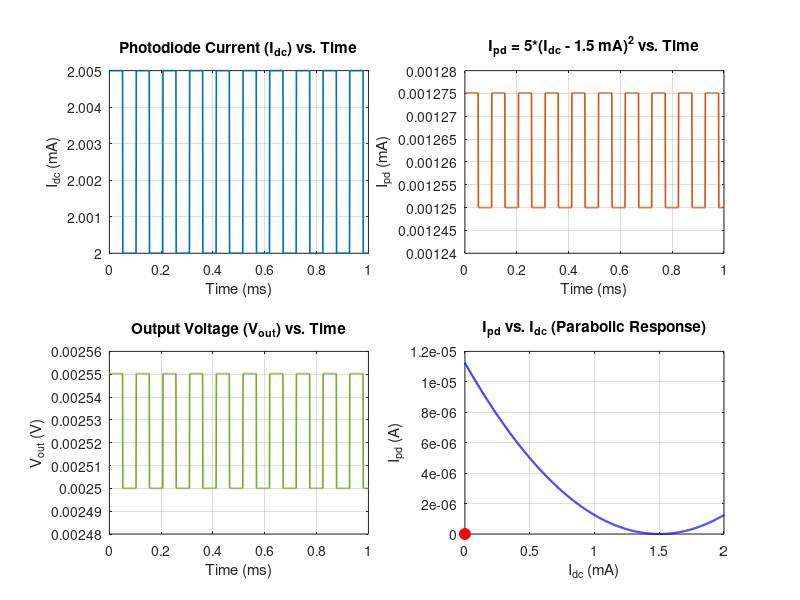

Source code (MATLAB): (Note: this script raises an error after producing the figure.)
clear; clc; close all;

%% 1. Generate the CSAC Signals
Fs       = 1e6;          % Sampling frequency: 1 MHz
Tend     = 1e-3;         % End time = 1 ms
t        = 0:1/Fs:Tend;  % Time vector

f_square = 9.7e3;        % Square wave frequency = 9.7 kHz
Iac_amp  = 5e-6;         % Square wave amplitude = 5 µA
Idc_off  = 2e-3;         % DC offset = 2 mA

% Generate square wave (from 0 to 5 µA)
sq_raw   = square(2*pi*f_square*t);  % -1 to +1
sq_shift = (sq_raw + 1)/2;           % shift to 0..1
Iac      = Iac_amp * sq_shift;       % 0..5 µA
Idc      = Idc_off + Iac;           % total current

% Compute Ipd and V_out
Ipd_func = @(I) 5*(I - 1.5e-3).^2;
Ipd = Ipd_func(Idc);
V_out = 2000 * Ipd;

%% 2. Create 4 Subplots: (Idc, Ipd, V_out vs time) + (Ipd vs Idc)
figure('Color','w','Position',[50 50 1200 800]);

subplot(2,2,1);
plot(t*1e3, Idc*1e3, 'LineWidth',1.2);
xlabel('Time (ms)'); ylabel('I_{dc} (mA)');
title('Photodiode Current (I_{dc}) vs. Time');
grid on;

subplot(2,2,2);
plot(t*1e3, Ipd*1e3, 'LineWidth',1.2, 'Color',[0.8500 0.3250 0.0980]);
xlabel('Time (ms)'); ylabel('I_{pd} (mA)');
title('I_{pd} = 5*(I_{dc} - 1.5 mA)^2 vs. Time');
grid on;

subplot(2,2,3);
plot(t*1e3, V_out, 'LineWidth',1.2, 'Color',[0.4660 0.6740 0.1880]);
xlabel('Time (ms)'); ylabel('V_{out} (V)');
title('Output Voltage (V_{out}) vs. Time');
grid on;

subplot(2,2,4);
Idc_range = linspace(0,2e-3,1000);
Ipd_range = Ipd_func(Idc_range);
plot(Idc_range*1e3, Ipd_range, 'b','LineWidth',1.5); hold on;
plot(0,0,'ro','MarkerSize',8,'MarkerFaceColor','r');  % placeholder
xlabel('I_{dc} (mA)'); ylabel('I_{pd} (A)');
title('I_{pd} vs. I_{dc} (Parabolic Response)');
grid on;

sgtitle('CSAC Signal Analysis and Parabolic Response');

%% 3. Coarse Tuning (Two-Point Method)
x1_initial   = 1.9e-3;          % from square wave
x2_initial   = 1.9e-3 + 5e-6;   % 5 µA higher
coarse_step  = 12e-6;         % 12 µA step
x1 = x1_initial;
x2 = x2_initial;

y1 = Ipd_func(x1);
y2 = Ipd_func(x2);

% Determine which side based on ordering
if y1 > y2
    side = 'left';   % on left side => need to shift right
else
    side = 'right';  % on right side => shift left
end

fprintf('--- Coarse Tuning Start ---\n');
fprintf('Initial: x1=%.6e A, x2=%.6e A, y1=%.3e, y2=%.3e, side=%s\n',...
    x1, x2, y1, y2, side);

% Store iteration history for x1, x2, y1, y2
history_x1_coarse = [];
history_x2_coarse = [];
history_y1_coarse = [];
history_y2_coarse = [];

% Record the initial state
history_x1_coarse(end+1) = x1;
history_x2_coarse(end+1) = x2;
history_y1_coarse(end+1) = y1;
history_y2_coarse(end+1) = y2;

% Animation
figure('Color','w','Position',[100 100 900 600]);
hCurve = plot(Idc_range*1e3, Ipd_range, 'b', 'LineWidth',1.5); hold on;
hCoarsePts = plot([x1,x2]*1e3, [y1,y2], 'ro','MarkerSize',8,'MarkerFaceColor','r');
xlabel('I_{dc} (mA)'); ylabel('I_{pd} (A)');
title('Coarse Tuning on Parabolic Response');
legend('Ipd = 5*(I_{dc}-1.5e^{-3})^2','Operating Points','Location','NorthWest');
grid on;

iter = 0; 
max_iter = 1000;
pause_duration = 0.1;

while iter < max_iter
    if strcmp(side,'left') && (y1 > y2)
        x1 = x1 + coarse_step;
        x2 = x2 + coarse_step;
    elseif strcmp(side,'right') && (y1 < y2)
        x1 = x1 - coarse_step;
        x2 = x2 - coarse_step;
    else
        % The ordering reversed => done
        break;
    end
    
    y1 = Ipd_func(x1);
    y2 = Ipd_func(x2);
    iter = iter + 1;
    
    % Record iteration
    history_x1_coarse(end+1) = x1;
    history_x2_coarse(end+1) = x2;
    history_y1_coarse(end+1) = y1;
    history_y2_coarse(end+1) = y2;
    
    fprintf('Coarse Iter %d: x1=%.6e, x2=%.6e, y1=%.3e, y2=%.3e\n',...
        iter, x1, x2, y1, y2);
    
    set(hCoarsePts, 'XData', [x1, x2]*1e3, 'YData', [y1, y2]);
    drawnow; pause(pause_duration);
end

fprintf('Final Coarse Operating Point:\n');
fprintf('x1=%.6e A, x2=%.6e A, y1=%.3e, y2=%.3e\n\n', x1, x2, y1, y2);

%% 4. Fine Tuning (Two-Point Method)
fine_step = 100e-9;
if strcmp(side,'left')
    x2_fine = x1 + fine_step;   % shift right if on left side
else
    x2_fine = x1 - fine_step;   % shift left if on right side
end

y1 = Ipd_func(x1);
y2 = Ipd_func(x2_fine);

fprintf('--- Fine Tuning Start ---\n');
fprintf('Initial Fine: x1=%.6e, x2=%.6e, y1=%.3e, y2=%.3e, side=%s\n',...
    x1, x2_fine, y1, y2, side);

% Store iteration history for x1, x2, y1, y2 in fine stage
history_x1_fine = [];
history_x2_fine = [];
history_y1_fine = [];
history_y2_fine = [];

% Record initial fine iteration
history_x1_fine(end+1) = x1;
history_x2_fine(end+1) = x2_fine;
history_y1_fine(end+1) = y1;
history_y2_fine(end+1) = y2;

initialSign = sign(y1 - y2);

figure('Color','w','Position',[200 200 900 600]);
hCurveFine = plot(Idc_range*1e3, Ipd_range, 'b','LineWidth',1.5); hold on;
hFinePts = plot([x1,x2_fine]*1e3, [y1,y2], 'ro','MarkerSize',10,'MarkerFaceColor','r');
xlabel('I_{dc} (mA)'); ylabel('I_{pd} (A)');
title('Fine Tuning on Parabolic Response (Zoomed)');
grid on;
xlim([1.49e-3*1e3, 1.51e-3*1e3]);
ylim([-1e-10, 1e-9]);

fine_iter = 0; 
max_fine_iter = 1000;
fine_pause = 0.05;

while fine_iter < max_fine_iter
    if strcmp(side,'left')
        x1 = x1 - fine_step;    % shifting further right on the parabola
        x2_fine = x2_fine - fine_step;
    else
        x1 = x1 + fine_step;
        x2_fine = x2_fine + fine_step;
    end
    
    y1 = Ipd_func(x1);
    y2 = Ipd_func(x2_fine);
    newSign = sign(y1 - y2);
    
    fine_iter = fine_iter + 1;
    
    % Record iteration
    history_x1_fine(end+1) = x1;
    history_x2_fine(end+1) = x2_fine;
    history_y1_fine(end+1) = y1;
    history_y2_fine(end+1) = y2;
    
    fprintf('Fine Iter %d: x1=%.6e, x2=%.6e, y1=%.3e, y2=%.3e\n',...
        fine_iter, x1, x2_fine, y1, y2);
    
    set(hFinePts, 'XData', [x1, x2_fine]*1e3, 'YData', [y1, y2]);
    drawnow; pause(fine_pause);
    
    if newSign ~= 0 && newSign ~= initialSign
        break;
    end
end

fprintf('Final Fine-Tuned Points:\n');
fprintf('x1=%.6e, x2=%.6e, y1=%.3e, y2=%.3e\n\n', x1, x2_fine, y1, y2);

%% 5. Combine Coarse + Fine Histories, Then Skip Every Other Iteration
% Merge both histories into single arrays for x1, x2:
history_x1 = [history_x1_coarse, history_x1_fine];
history_x2 = [history_x2_coarse, history_x2_fine];
history_y1 = [history_y1_coarse, history_y1_fine];
history_y2 = [history_y2_coarse, history_y2_fine];

% Let's define iteration index for the entire sequence as 1..N
N = length(history_x1);

% We want to skip every other iteration: i.e. keep i=1,3,5,...
skip_idx = 1:2:N;  % all odd indices

% For each kept iteration i, we will plot [ x1(i), x2(i) ] vs. a single time stamp
% so each iteration i contributes TWO points in the final plot.
num_kept = length(skip_idx);

% Define T from the square wave frequency
% After coarse and fine tuning, you have:
% history_x1 = [ ... ]; % length N
% Let's define iteration_t(i) = i*(T/2)
T = 1/f_square;
N = length(history_x1);
iteration_t = (1:N)*(T/2);

% Define square wave amplitude (5 µA)
square_amp = 5e-6; % 5 microamperes

% Build step arrays
step_time = zeros(1, 2*N - 1);
step_x1   = zeros(1, 2*N - 1);

% First step
step_time(1) = iteration_t(1);
step_x1(1)   = history_x1(1);

% Constructing step-hold with conditional perturbation
for i = 2:N
    step_time(2*i - 2) = iteration_t(i);
    step_x1(2*i - 2)   = history_x1(i-1);
    
    step_time(2*i - 1) = iteration_t(i);
    
    % Check if i is of the form n*T/8 where n is an odd integer
    if mod(8*i/T, 2) == 1  % (8*i/T gives n, check if n is odd)
        step_x1(2*i - 1) = history_x1(i) + square_amp; % +5 µA perturbation
    else
        step_x1(2*i - 1) = history_x1(i); % No perturbation (0 µA)
    end
end

% Plot
figure('Color','w');
plot(step_time*1e3, step_x1, 'r','LineWidth',1.5); % Red line like Image 1
xlabel('Time (ms)');
ylabel('Current, x_1 (A)');
grid on;
legend('Step-Hold with Conditional Square Perturbation');
